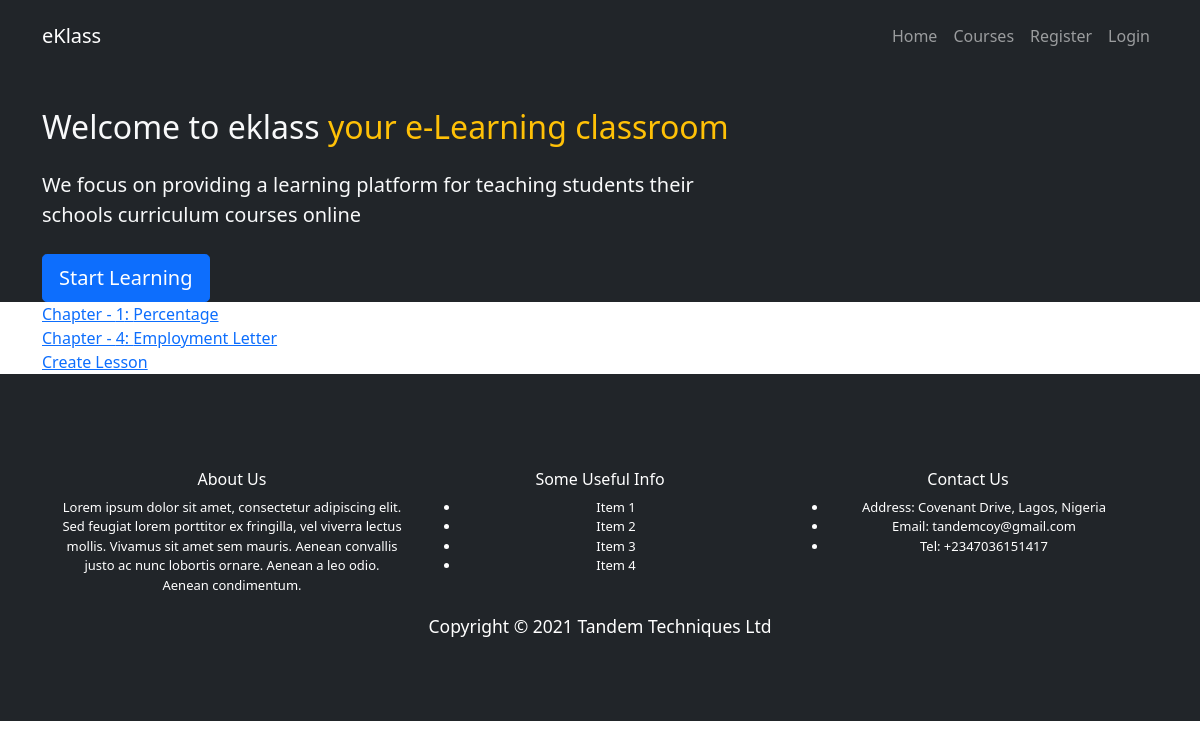
/curriculum/general-mathematics/maths1/, run on the app's committed database.
### curriculum/models.py (models this page shows, shortened)
class Lesson(models.Model):
    lesson_id = models.CharField(max_length=100, unique=True)
    Standard = models.ForeignKey(Standard, on_delete=models.CASCADE)
    created_by = models.ForeignKey(User,on_delete=models.CASCADE)
    created_at = models.DateTimeField(auto_now_add=True)
    subject = models.ForeignKey(Subject, on_delete=models.CASCADE,related_name='lessons')
    name = models.CharField(max_length=250)
    position = models.PositiveSmallIntegerField(verbose_name="Chapter no.")
    slug = models.SlugField(null=True, blank=True)
    video = models.FileField(upload_to=save_lesson_files,verbose_name="Video", blank=True, null=True)
    ppt = models.FileField(upload_to=save_lesson_files,verbose_name="Presentations", blank=True)
    Notes = models.FileField(upload_to=save_lesson_files,verbose_name="Notes", blank=True)
    class Meta:
        ordering = ['position']

### curriculum/views.py (the view)
# urls.py: path('<str:standard>/<slug:slug>/', views.LessonListView.as_view(), name='lesson_list'),
class LessonListView(DetailView):
    context_object_name = 'subjects'
    model = Subject
    template_name = 'curriculum/lesson_list_view.html'

### curriculum/templates/curriculum/lesson_list_view.html (shortened to what this page needs)
{% extends 'base.html' %}
{% block content %}
{% for lesson in subjects.lessons.all %}
<a href="{% url 'curriculum:lesson_detail' slug=lesson.slug subject=subjects.slug standard=lesson.Standard.slug %}">Chapter - {{lesson.position}}: {{lesson.name}}</a><br>
{% endfor %}
<a href="{% url 'curriculum:lesson_create' standard=subjects.standard.slug slug=subjects.slug %}">Create Lesson</a>
{% endblock %}

### static/css/master_css.css (style rules this page uses)
body::before { display: block; content: ''; height: 60px; }

### data on the page
Lesson: position "1", name "Percentage"
Lesson: position "4", name "Employment Letter"
